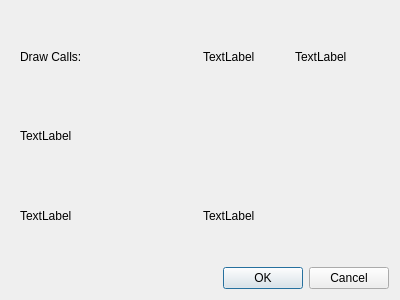
<?xml version="1.0" encoding="UTF-8"?>
<ui version="4.0">
 <class>CDebugDialog</class>
 <widget class="QDialog" name="CDebugDialog">
  <property name="geometry">
   <rect>
    <x>0</x>
    <y>0</y>
    <width>400</width>
    <height>300</height>
   </rect>
  </property>
  <property name="windowTitle">
   <string>Dialog</string>
  </property>
  <layout class="QVBoxLayout" name="verticalLayout">
   <item>
    <widget class="QWidget" name="MainWidget" native="true">
     <layout class="QVBoxLayout" name="verticalLayout_2">
      <item>
       <layout class="QGridLayout" name="MainLayout">
        <item row="0" column="1">
         <widget class="QLabel" name="DrawCallLabel">
          <property name="text">
           <string/>
          </property>
         </widget>
        </item>
        <item row="1" column="0">
         <widget class="QLabel" name="label_5">
          <property name="text">
           <string>TextLabel</string>
          </property>
         </widget>
        </item>
        <item row="0" column="2">
         <widget class="QLabel" name="label">
          <property name="text">
           <string>TextLabel</string>
          </property>
         </widget>
        </item>
        <item row="2" column="2">
         <widget class="QLabel" name="label_4">
          <property name="text">
           <string>TextLabel</string>
          </property>
         </widget>
        </item>
        <item row="2" column="0">
         <widget class="QLabel" name="label_3">
          <property name="text">
           <string>TextLabel</string>
          </property>
         </widget>
        </item>
        <item row="0" column="0">
         <widget class="QLabel" name="label_2">
          <property name="text">
           <string>Draw Calls:</string>
          </property>
         </widget>
        </item>
        <item row="0" column="3">
         <widget class="QLabel" name="label_7">
          <property name="text">
           <string>TextLabel</string>
          </property>
         </widget>
        </item>
       </layout>
      </item>
     </layout>
    </widget>
   </item>
   <item>
    <widget class="QDialogButtonBox" name="buttonBox">
     <property name="orientation">
      <enum>Qt::Horizontal</enum>
     </property>
     <property name="standardButtons">
      <set>QDialogButtonBox::Cancel|QDialogButtonBox::Ok</set>
     </property>
    </widget>
   </item>
  </layout>
 </widget>
 <resources/>
 <connections>
  <connection>
   <sender>buttonBox</sender>
   <signal>accepted()</signal>
   <receiver>CDebugDialog</receiver>
   <slot>accept()</slot>
   <hints>
    <hint type="sourcelabel">
     <x>248</x>
     <y>254</y>
    </hint>
    <hint type="destinationlabel">
     <x>157</x>
     <y>274</y>
    </hint>
   </hints>
  </connection>
  <connection>
   <sender>buttonBox</sender>
   <signal>rejected()</signal>
   <receiver>CDebugDialog</receiver>
   <slot>reject()</slot>
   <hints>
    <hint type="sourcelabel">
     <x>316</x>
     <y>260</y>
    </hint>
    <hint type="destinationlabel">
     <x>286</x>
     <y>274</y>
    </hint>
   </hints>
  </connection>
 </connections>
</ui>
